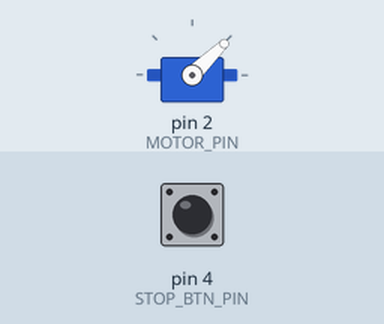
The sketch below on a simulated Arduino Mega 2560, built for the host (arithmetic inside an expression is 32-bit, double 64-bit). Shown: servo. Inputs (shaded band) come from the test bench; at power-on: pin 4 (STOP_BTN_PIN) HIGH.

Above: at 1.2 s.
1.3 s: pin 4 (STOP_BTN_PIN) pulled LOW for 0.15 s
At 2.87 s:
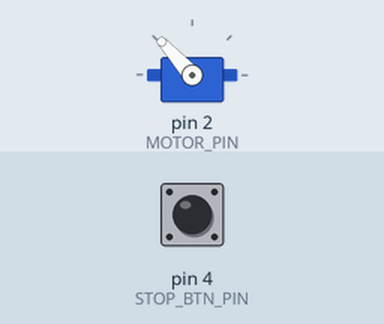
Timing chart, 0 to 10.4 s (numbered marks = the images above; inputs shaded):
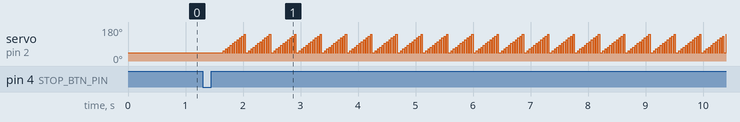

Measured:
- after the input at 1.3 s, servo on pin 2 (MOTOR_PIN): 44° → 54° after 0.36 s, then repeats every 0.44 s: 44° 0.02 s, 64° 0.02 s, 44° 0.02 s, 73° 0.02 s, 44° 0.02 s, 83° 0.02 s, 44° 0.02 s, 93° 0.02 s, 44° 0.02 s, 102° 0.02 s, 44° 0.02 s, 112° 0.02 s, 44° 0.02 s, 122° 0.02 s, 44° 0.02 s, 132° 0.02 s, 44° 0.02 s, 141° 0.02 s, 44° 0.06 s, 54° 0.02 s

The sketch:

prop_motor_test.ino
```cpp
#include <Servo.h>

const int MOTOR_PIN = 2;
const int STOP_BTN_PIN = 4;
const int MOTOR_OFF = 1000;
const int MOTOR_FULL = 2000;

volatile bool btnPressed = false;
Servo propMotor;

//interrupt handler for btn
void handleBtnPressed()
{
  detachInterrupt(digitalPinToInterrupt(STOP_BTN_PIN));
  btnPressed = true;
}

void setup() {
  pinMode(STOP_BTN_PIN, INPUT);
  pinMode(MOTOR_PIN, OUTPUT);

  propMotor.attach(MOTOR_PIN);

  attachInterrupt(digitalPinToInterrupt(STOP_BTN_PIN), handleBtnPressed, FALLING);
}

void setThrottle(int percentOfMax)
{
  if(percentOfMax > 100)
  {
    return;
  }
  propMotor.writeMicroseconds(1000 + (1000 * (percentOfMax / 100.0)));
}

void loop() {
  propMotor.writeMicroseconds(MOTOR_OFF); //Arm ESC

  for(int percent = 0; percent <= 100; percent += 10)
  {
    propMotor.writeMicroseconds(MOTOR_OFF);
    while(!btnPressed); //power consumption issue? maybe delay so not so busy looping
    delay(20); //debounce
    setThrottle(percent);
    while(!btnPressed);
    delay(20); //debounce
  }


}
```

UltrasonicTest.cpp
```cpp
#include <NewPing.h>

const int ULTRA_SONIC_PIN = 47;

NewPing sonar(ULTRA_SONIC_PIN, ULTRA_SONIC_PIN, 300);

void setup()
{
  Serial.begin(9600);
}


void loop()
{
	delay(50); // Wait 50ms between pings (about 20 pings/sec). 29ms should be the shortest delay between pings.
 	unsigned long distance = sonar.ping_cm();
 	Serial.printf("Distance in cm is %s\n", distance);
}
```
